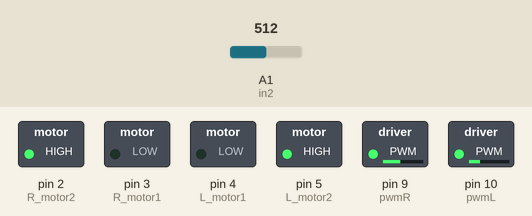
Simulated run of this sketch. Board: Arduino Uno, built with avr-gcc and run on an emulated ATmega328P. Shown: switched loads named in the sketch (green lamp = pin HIGH). The test bench sets the inputs (shaded band); at power-on: A1 (in2) = 512. What the sketch prints to the serial monitor is not drawn.

Above: at 1.2 s.
1.3 s: A1 (in2) set to 977
2.8 s: A1 (in2) set to 1004
Timing chart, 0 to 5.8 s (numbered marks = the images above; inputs shaded):
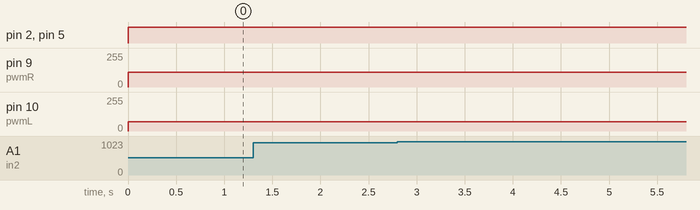

The sketch:

LineFollower.ino
```cpp
#include <EEPROM.h>

//######## PIN NUMBER################
//LINE SENSOR
int in1=A0; //pin IR 2ndleft
int in2=A1; //pin IR 1stleft
int in3=A2; //pin IR center
int in4=A3; //pin IR 2ndright

//Motor
int R_motor1=3;
int R_motor2=2;
int L_motor1=4;
int L_motor2=5;
int pwmR = 9;
int pwmL = 10;

//#####Data Storage################
//Line Data
int data1=0; //data 2ndleft
int data2=0; //data 1stleft
int data3=0; //data center
int data4=0; //data 2ndright
int data5=0; //data 1stright
//Line Setting
int black=0; //data black
int white=0; //data white
//direction
float offset=-0.1;
float dir=0;
float speed_L=0;
float speed_R=0;
float m_L=0;
float m_R=0;
//control
bool state=LOW;
//PID
float error=0;
float prev_error=0;
float integral=0;
float derivative=0;
int target=0;
float P=0;
float I=0;
float D=0;
float kp=0.;
float ki=0;
float kd=0;
float out=0;
unsigned long dt=0;
unsigned long t0=0;
unsigned long t1=0;

//################################


void setup()
{
  Serial.begin(9600);
  pinMode(R_motor1,OUTPUT);
  pinMode(R_motor2,OUTPUT);
  pinMode(L_motor1,OUTPUT);
  pinMode(L_motor2,OUTPUT);

  black = EEPROM.read(25);
  white = EEPROM.read(50);
  target = (black + white)/2;
}

void loop(){

  data1 = map(analogRead(in2), 0, 1023, 0, 255);
  error = target - data1;
  integral = integral + error;
  derivative = error - prev_error;
  P = kp * error;
  I = ki * integral;
  D = kd * derivative;
  out = P + I + D;
  speed_R = 110-out;
  speed_L = 70-(0.3*out);
  Serial.print(m_L);
  Serial.print("\t");
  Serial.print(error);
  Serial.print("\t");
  Serial.println(m_R);

  if(speed_R>0){
    m_R=constrain(speed_R, 0, 255);
    digitalWrite(R_motor1, LOW);
    digitalWrite(R_motor2, HIGH);
    analogWrite(pwmR,m_R);  //20

  }
      else{
          m_R=-speed_R;
          digitalWrite(R_motor1, HIGH);
          digitalWrite(R_motor2, LOW);
          analogWrite(pwmR,m_R);  //20
        }
  if(speed_L>0){
    m_L=constrain(speed_L, 0, 255);
    digitalWrite(L_motor1, LOW);
    digitalWrite(L_motor2, HIGH);
    analogWrite(pwmL,m_L);  //20
  }
      else{
        m_L=-speed_L;
        digitalWrite(L_motor1, HIGH);
        digitalWrite(L_motor2, LOW);
        analogWrite(pwmL,m_L);  //20
      }

}
```

Measured:
- after the input at 1.3 s, every drawn part: stays the same
- after the input at 2.8 s, every drawn part: stays the same
